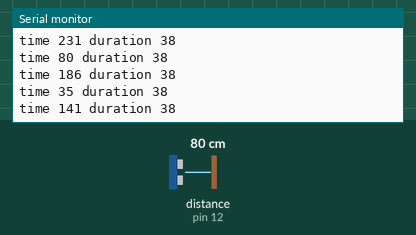
The sketch below on a simulated Arduino Uno, built with avr-gcc and run on an emulated ATmega328P. Shown: the last lines printed to the serial monitor. Wiring (inferred from the names in the program): ultrasonic range finder: trigger pin 11; echo pin 12. The inputs (shaded band) are chosen by the test bench; at power-on: distance to the obstacle (sensor on pin 12) 80 cm. The echo pulse lasts 58.3 µs per cm.

Above: at 1.2 s.
1.3 s: distance to the obstacle (sensor on pin 12) set to 60 cm
At 1.38 s:
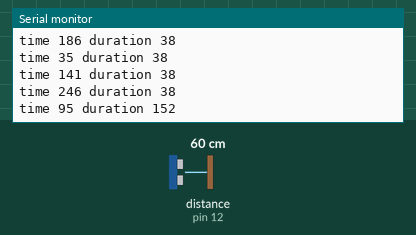
4.3 s: distance to the obstacle (sensor on pin 12) set to 35 cm
At 4.3 s:
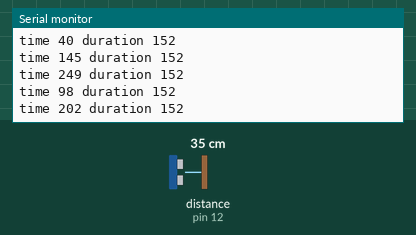
7.3 s: distance to the obstacle (sensor on pin 12) set to 250 cm
At 7.4 s:
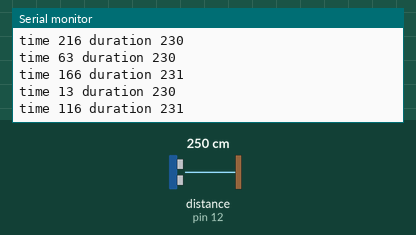
Timing chart, 0 to 10.3 s (numbered marks = the images above; inputs shaded):
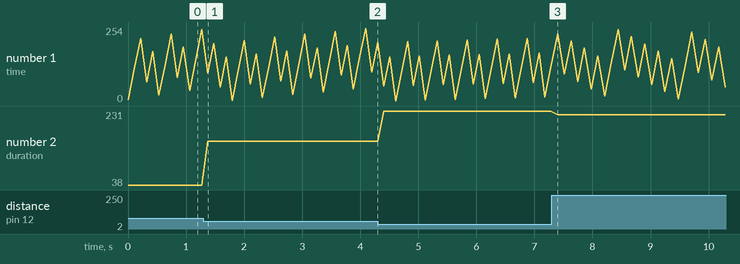

Measured:
- after the input at 1.3 s, the serial monitor: prints a new line after 0.08 s (image 1)
- plotted number 1: 246 → 202 after the input at 1.3 s, 202 → 116 after the input at 4.3 s
- plotted number 2: 38 → 152 after the input at 1.3 s, 152 → 231 after the input at 4.3 s

The sketch:

Ultrasonic_I2C.ino
```cpp
#include <Wire.h>

const int I2C_ADDRESS = 0x40;
const int REGISTER_DURATION = 0x01;
const int REGISTER_TIME = 0x02;

const int US_TRIG = 11;
const int US_ECHO = 12;

uint8_t opcode;
uint8_t duration;
uint8_t readingTime;

void setup() {
  Serial.begin(9600);

  Wire.begin(I2C_ADDRESS);
  Wire.onReceive(receiveEvent);
  Wire.onRequest(requestEvent);
}

void loop() {
   pinMode(US_TRIG, OUTPUT);
   digitalWrite(US_TRIG, LOW);
   delayMicroseconds(2);
   digitalWrite(US_TRIG, HIGH);
   delayMicroseconds(10);
   digitalWrite(US_TRIG, LOW);
   pinMode(US_ECHO, INPUT);
   duration = pulseIn(US_ECHO, HIGH);
   readingTime = millis();

   Serial.print("time ");
   Serial.print(readingTime);
   Serial.print(" duration ");
   Serial.print(duration);
   Serial.println();

   delay(100);
}

void receiveEvent(int howMany) {
  if (Wire.available() == 1) opcode = Wire.read();
}

void requestEvent() {
  // Read from the register variable to know what to send back
  Serial.println(opcode == REGISTER_DURATION);
  if (opcode == REGISTER_DURATION) {
    uint8_t * send = (uint8_t *) &duration;
    Serial.println(*send);
    int size = sizeof(duration);
    Wire.write(send, size);
  } if (opcode == REGISTER_TIME) {
    Serial.println(readingTime);
    Wire.write((uint8_t *) &readingTime, sizeof(readingTime));
  } else {
    Wire.write(0);
  }
}
```
